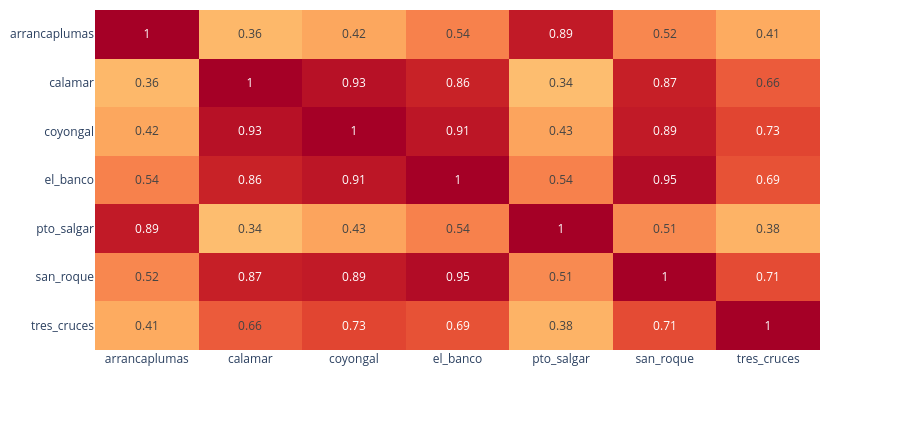

The notebook cell this image was saved under:
### Markdown cell above
## 2.6 Relación entre estaciones

La matriz de correlación de Pearson entre los caudales diarios de las siete estaciones se
calculó sobre los días en que cada par de estaciones cuenta con dato.

### Code cell
m = caudales[ESTACIONES].corr().round(2)
fig = px.imshow(m, text_auto=True, color_continuous_scale="RdYlBu_r",
                zmin=-1, zmax=1, aspect="auto")
fig.update_layout(height=430, margin=dict(t=10), coloraxis_showscale=False)
fig

### Figure 1 — Plotly figure (JSON) as saved in the notebook; plotly's stock layout.template omitted (floating-point values rounded to 4 significant figures)
{"data": [{"coloraxis": "coloraxis", "hovertemplate": "x: %{x}<br>y: %{y}<br>color: %{z}<extra></extra>", "name": "0", "texttemplate": "%{z}", "type": "heatmap", "x": ["arrancaplumas", "calamar", "coyongal", "el_banco", "pto_salgar", "san_roque", "tres_cruces"], "xaxis": "x", "y": ["arrancaplumas", "calamar", "coyongal", "el_banco", "pto_salgar", "san_roque", "tres_cruces"], "yaxis": "y", "z": [[1.0, 0.36, 0.42, 0.54, 0.89, 0.52, 0.41], [0.36, 1.0, 0.93, 0.86, 0.34, 0.87, 0.66], [0.42, 0.93, 1.0, 0.91, 0.43, 0.89, 0.73], [0.54, 0.86, 0.91, 1.0, 0.54, 0.95, 0.69], [0.89, 0.34, 0.43, 0.54, 1.0, 0.51, 0.38], [0.52, 0.87, 0.89, 0.95, 0.51, 1.0, 0.71], [0.41, 0.66, 0.73, 0.69, 0.38, 0.71, 1.0]]}], "layout": {"coloraxis": {"autocolorscale": false, "cmax": 1, "cmin": -1, "colorscale": [[0.0, "rgb(49,54,149)"], [0.1, "rgb(69,117,180)"], [0.2, "rgb(116,173,209)"], [0.3, "rgb(171,217,233)"], [0.4, "rgb(224,243,248)"], [0.5, "rgb(255,255,191)"], [0.6, "rgb(254,224,144)"], [0.7, "rgb(253,174,97)"], [0.8, "rgb(244,109,67)"], [0.9, "rgb(215,48,39)"], [1.0, "rgb(165,0,38)"]], "showscale": false}, "height": 430, "margin": {"t": 10}, "xaxis": {"anchor": "y", "domain": [0.0, 1.0]}, "yaxis": {"anchor": "x", "autorange": "reversed", "domain": [0.0, 1.0]}}}
